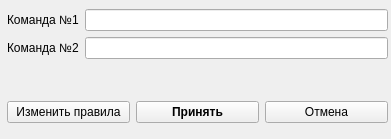
<?xml version="1.0" encoding="UTF-8"?>
<ui version="4.0">
 <class>StartSingleGameWindow</class>
 <widget class="QMainWindow" name="StartSingleGameWindow">
  <property name="windowModality">
   <enum>Qt::NonModal</enum>
  </property>
  <property name="geometry">
   <rect>
    <x>0</x>
    <y>0</y>
    <width>391</width>
    <height>139</height>
   </rect>
  </property>
  <property name="sizePolicy">
   <sizepolicy hsizetype="Fixed" vsizetype="Fixed">
    <horstretch>0</horstretch>
    <verstretch>0</verstretch>
   </sizepolicy>
  </property>
  <property name="minimumSize">
   <size>
    <width>391</width>
    <height>139</height>
   </size>
  </property>
  <property name="maximumSize">
   <size>
    <width>391</width>
    <height>139</height>
   </size>
  </property>
  <property name="contextMenuPolicy">
   <enum>Qt::CustomContextMenu</enum>
  </property>
  <property name="windowTitle">
   <string>Настройка команд одиночной игры</string>
  </property>
  <property name="autoFillBackground">
   <bool>false</bool>
  </property>
  <widget class="QWidget" name="centralwidget">
   <widget class="QWidget" name="layoutWidget">
    <property name="geometry">
     <rect>
      <x>7</x>
      <y>9</y>
      <width>381</width>
      <height>131</height>
     </rect>
    </property>
    <layout class="QGridLayout" name="gridLayout_2">
     <item row="0" column="0">
      <layout class="QHBoxLayout" name="horizontalLayout">
       <item>
        <widget class="QLabel" name="label_team1">
         <property name="text">
          <string>Команда №1</string>
         </property>
        </widget>
       </item>
       <item>
        <widget class="QLineEdit" name="lineEdit_team1"/>
       </item>
      </layout>
     </item>
     <item row="1" column="0">
      <layout class="QHBoxLayout" name="horizontalLayout_2">
       <item>
        <widget class="QLabel" name="label_team2">
         <property name="text">
          <string>Команда №2</string>
         </property>
        </widget>
       </item>
       <item>
        <widget class="QLineEdit" name="lineEdit_team2"/>
       </item>
      </layout>
     </item>
     <item row="2" column="0">
      <layout class="QGridLayout" name="gridLayout">
       <item row="0" column="0">
        <spacer name="horizontalSpacer">
         <property name="orientation">
          <enum>Qt::Horizontal</enum>
         </property>
         <property name="sizeHint" stdset="0">
          <size>
           <width>40</width>
           <height>20</height>
          </size>
         </property>
        </spacer>
       </item>
       <item row="0" column="1">
        <spacer name="horizontalSpacer_2">
         <property name="orientation">
          <enum>Qt::Horizontal</enum>
         </property>
         <property name="sizeHint" stdset="0">
          <size>
           <width>58</width>
           <height>20</height>
          </size>
         </property>
        </spacer>
       </item>
       <item row="0" column="2">
        <spacer name="horizontalSpacer_3">
         <property name="orientation">
          <enum>Qt::Horizontal</enum>
         </property>
         <property name="sizeHint" stdset="0">
          <size>
           <width>40</width>
           <height>20</height>
          </size>
         </property>
        </spacer>
       </item>
       <item row="1" column="0">
        <widget class="QPushButton" name="btn_Change_Rules">
         <property name="enabled">
          <bool>true</bool>
         </property>
         <property name="sizePolicy">
          <sizepolicy hsizetype="Minimum" vsizetype="Fixed">
           <horstretch>0</horstretch>
           <verstretch>0</verstretch>
          </sizepolicy>
         </property>
         <property name="text">
          <string>Изменить правила</string>
         </property>
        </widget>
       </item>
       <item row="1" column="1">
        <widget class="QPushButton" name="btn_Submit">
         <property name="enabled">
          <bool>true</bool>
         </property>
         <property name="font">
          <font>
           <weight>75</weight>
           <bold>true</bold>
          </font>
         </property>
         <property name="text">
          <string>Принять</string>
         </property>
         <property name="autoRepeat">
          <bool>false</bool>
         </property>
        </widget>
       </item>
       <item row="1" column="2">
        <widget class="QPushButton" name="btn_Cancel">
         <property name="text">
          <string>Отмена</string>
         </property>
        </widget>
       </item>
      </layout>
     </item>
    </layout>
   </widget>
  </widget>
 </widget>
 <resources/>
 <connections>
  <connection>
   <sender>btn_Cancel</sender>
   <signal>clicked()</signal>
   <receiver>StartSingleGameWindow</receiver>
   <slot>close()</slot>
   <hints>
    <hint type="sourcelabel">
     <x>324</x>
     <y>126</y>
    </hint>
    <hint type="destinationlabel">
     <x>195</x>
     <y>69</y>
    </hint>
   </hints>
  </connection>
 </connections>
</ui>
